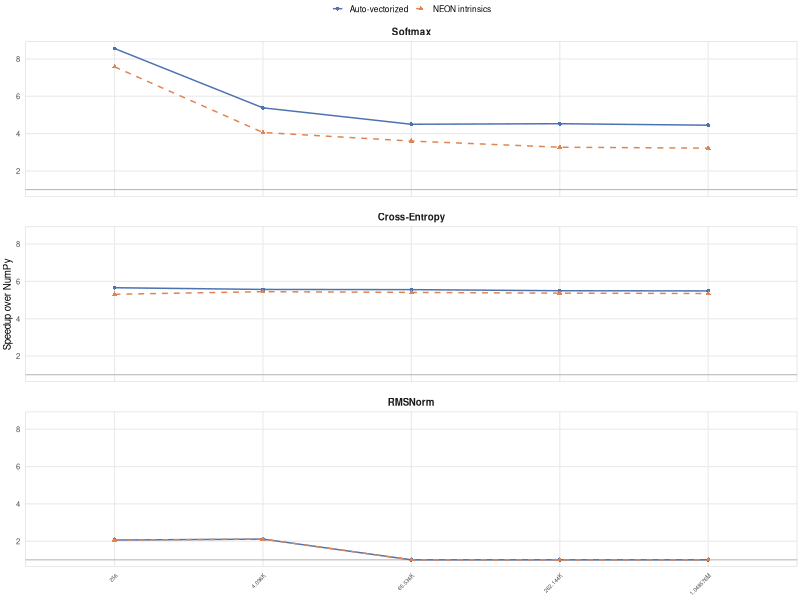
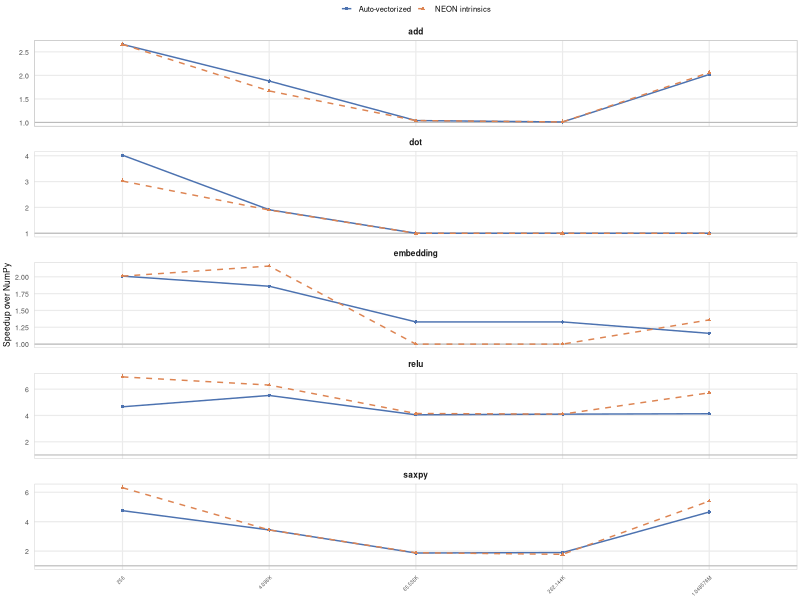

These charts were generated, in order, by the following R code:
## ---- chunk 1
knitr::opts_chunk$set(echo=FALSE, warning=FALSE, message=FALSE,
                      fig.width=3.4, fig.height=2.4, fig.align="center",
                      out.width="\\columnwidth", fig.pos="H")
library(ggplot2); library(tidyr); library(dplyr); library(forcats)

theme_paper <- theme_minimal(base_size=9) +
  theme(panel.grid.minor=element_blank(),
        plot.title=element_text(size=9, face="bold"),
        axis.title=element_text(size=8), axis.text=element_text(size=7),
        plot.margin=margin(2,2,2,2))

df <- read.csv("../benchmarks/results.csv", stringsAsFactors=FALSE)

# 1D kernels: those whose n column is purely numeric
df_1d <- df %>% filter(grepl("^[0-9]+$", n)) %>% mutate(n=as.numeric(n))
# 2D kernels: matmul, matvec, weighted_sum
df_2d <- df %>% filter(!grepl("^[0-9]+$", n) | kernel %in% c("matmul","matvec"))

# Pivot speedups to long form for faceted plots
sp <- df_1d %>%
  select(kernel, n, exo_speedup, neon_speedup) %>%
  pivot_longer(cols=c(exo_speedup, neon_speedup),
               names_to="variant", values_to="speedup") %>%
  mutate(variant=ifelse(variant=="exo_speedup","Auto-vectorized","NEON intrinsics"),
         speedup_clamped=pmax(speedup, 1.0))

# Summary: peak speedup per kernel per variant
peak <- sp %>% group_by(kernel, variant) %>%
  summarise(peak_speedup=max(speedup), .groups="drop")
## ---- chunk 2
fused <- sp %>%
  filter(kernel %in% c("softmax","cross_entropy","rmsnorm")) %>%
  mutate(n_fct=factor(n, levels=sort(unique(n))),
         n_lab=ifelse(n>=1e6, paste0(n/1e6,"M"),
                ifelse(n>=1e3, paste0(n/1e3,"K"), as.character(n))),
         kernel=factor(kernel, levels=c("softmax","cross_entropy","rmsnorm"),
                       labels=c("Softmax","Cross-Entropy","RMSNorm")))
n_labs <- fused %>% distinct(n, n_lab) %>% arrange(n)

ggplot(fused, aes(n_fct, speedup_clamped, color=variant, linetype=variant, group=variant)) +
  geom_hline(yintercept=1, color="#bbbbbb", linewidth=0.4) +
  geom_line(linewidth=0.5) +
  geom_point(aes(shape=variant), size=1.0) +
  facet_wrap(~kernel, ncol=1) +
  scale_x_discrete(labels=setNames(n_labs$n_lab, n_labs$n)) +
  scale_color_manual(values=c("Auto-vectorized"="#4C72B0","NEON intrinsics"="#DD8452")) +
  scale_linetype_manual(values=c("Auto-vectorized"="solid","NEON intrinsics"="dashed")) +
  scale_shape_manual(values=c("Auto-vectorized"=16,"NEON intrinsics"=17)) +
  labs(x=NULL, y="Speedup over NumPy", color=NULL, linetype=NULL, shape=NULL) +
  theme_paper +
  theme(legend.position="top", legend.key.size=unit(0.3,"cm"),
        legend.text=element_text(size=6), legend.margin=margin(0,0,-4,0),
        axis.text.x=element_text(angle=45, hjust=1, size=4),
        axis.text.y=element_text(size=5.5),
        axis.title.y=element_text(size=7),
        strip.text=element_text(face="bold", size=7),
        panel.border=element_rect(color="#cccccc", fill=NA, linewidth=0.3),
        panel.spacing=unit(0.5,"lines"))
## ---- chunk 3
ftbl <- df_1d %>%
  filter(kernel %in% c("softmax","cross_entropy","rmsnorm")) %>%
  group_by(kernel) %>%
  summarise(
    `Peak auto-vec`=sprintf("%.1fx (N=%s)", max(exo_speedup),
                            ifelse(n[which.max(exo_speedup)]>=1e3,
                                   paste0(n[which.max(exo_speedup)]/1e3,"K"),
                                   n[which.max(exo_speedup)])),
    `Peak NEON`=sprintf("%.1fx (N=%s)", max(neon_speedup),
                        ifelse(n[which.max(neon_speedup)]>=1e3,
                               paste0(n[which.max(neon_speedup)]/1e3,"K"),
                               n[which.max(neon_speedup)])),
    `Auto-vec @ 4M`=sprintf("%.1fx", exo_speedup[n==max(n)]),
    `NEON @ 4M`=sprintf("%.1fx", neon_speedup[n==max(n)]),
    .groups="drop"
  ) %>%
  mutate(kernel=c("softmax"="Softmax","cross_entropy"="Cross-Entropy","rmsnorm"="RMSNorm")[kernel])

cat("\\begin{table}[H]\n\\centering\n\\resizebox{\\columnwidth}{!}{")
knitr::kable(ftbl, format="latex", booktabs=TRUE, col.names=c("Kernel","Peak auto-vec","Peak NEON","Auto-vec @ 4M","NEON @ 4M"),
             align=c("l","r","r","r","r")) %>% cat()
cat("}\n\\caption{Fused kernel speedup over NumPy (Apple Silicon, float32). Peak speedup and sustained speedup at $N{=}4$M.}\n\\end{table}")
## ---- chunk 4
baselines <- sp %>%
  filter(kernel %in% c("saxpy","add","relu","dot","embedding")) %>%
  mutate(n_fct=factor(n, levels=sort(unique(n))),
         n_lab=ifelse(n>=1e6, paste0(n/1e6,"M"),
                ifelse(n>=1e3, paste0(n/1e3,"K"), as.character(n))))
n_labs2 <- baselines %>% distinct(n, n_lab) %>% arrange(n)

ggplot(baselines, aes(n_fct, speedup_clamped, color=variant, linetype=variant, group=variant)) +
  geom_hline(yintercept=1, color="#bbbbbb", linewidth=0.4) +
  geom_line(linewidth=0.5) +
  geom_point(aes(shape=variant), size=0.8) +
  facet_wrap(~kernel, scales="free_y", ncol=1) +
  scale_x_discrete(labels=setNames(n_labs2$n_lab, n_labs2$n)) +
  scale_color_manual(values=c("Auto-vectorized"="#4C72B0","NEON intrinsics"="#DD8452")) +
  scale_linetype_manual(values=c("Auto-vectorized"="solid","NEON intrinsics"="dashed")) +
  scale_shape_manual(values=c("Auto-vectorized"=16,"NEON intrinsics"=17)) +
  labs(x=NULL, y="Speedup over NumPy", color=NULL, linetype=NULL, shape=NULL) +
  theme_paper +
  theme(legend.position="top", legend.key.size=unit(0.3,"cm"),
        legend.text=element_text(size=5.5), legend.margin=margin(0,0,-4,0),
        axis.text.x=element_text(angle=45, hjust=1, size=3.5),
        axis.text.y=element_text(size=5),
        axis.title.y=element_text(size=6),
        strip.text=element_text(face="bold", size=6),
        panel.border=element_rect(color="#cccccc", fill=NA, linewidth=0.3),
        panel.spacing=unit(0.3,"lines"))
